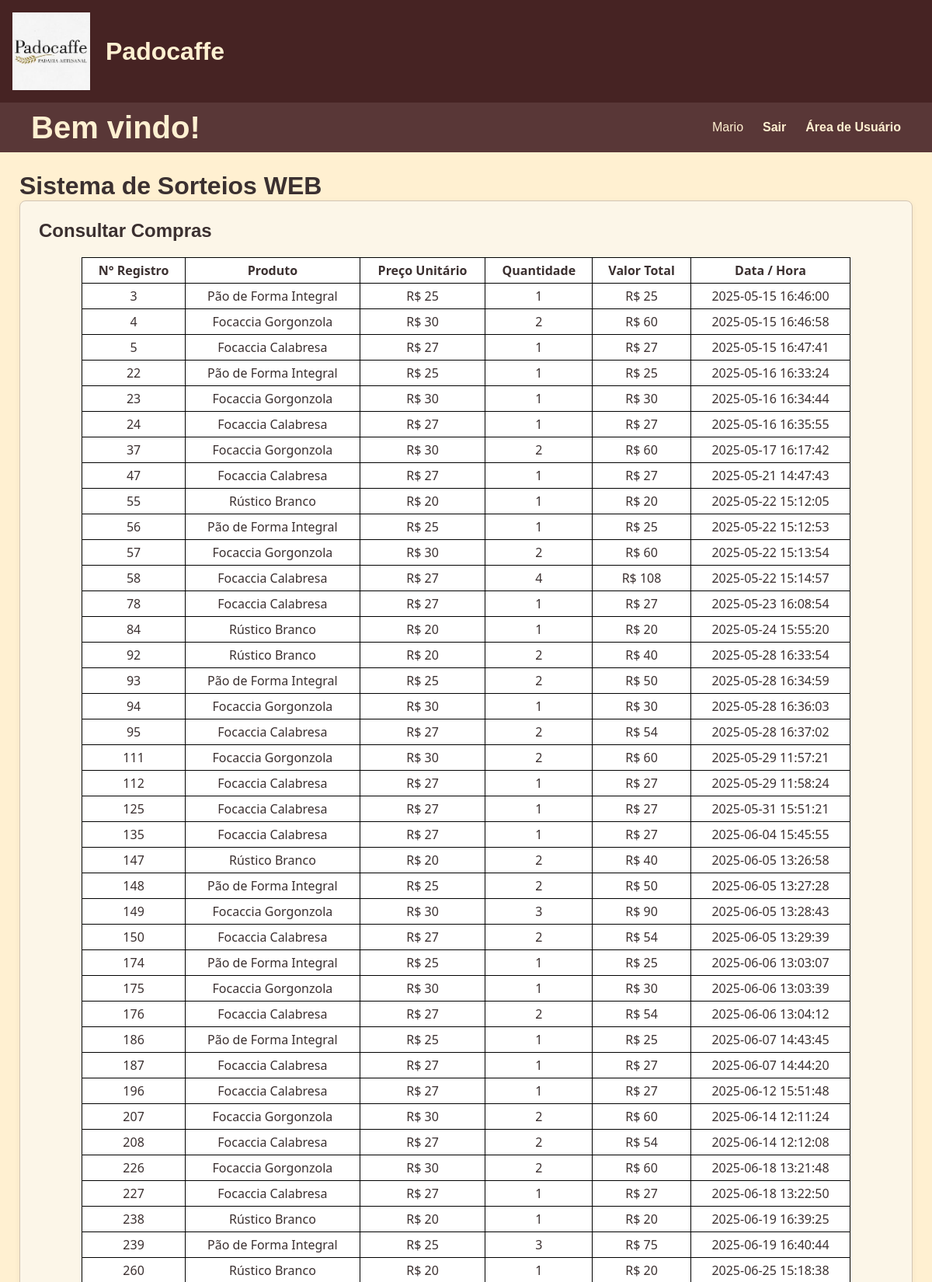
The page /consultar_compras (signed in, upper part) on the database its author committed.
### tables this page shows
CREATE TABLE usuario (
  id_usuario INTEGER PRIMARY KEY AUTOINCREMENT,
  username TEXT UNIQUE NOT NULL,
  password TEXT NOT NULL,
  CPF INTEGER NOT NULL,
  celular INTEGER NOT NULL
);

CREATE TABLE venda (
  id_venda INTEGER PRIMARY KEY AUTOINCREMENT,
  data_venda TIMESTAMP NOT NULL,
  id_usuario INTEGER NOT NULL,
  id_produto INTEGER NOT NULL,
  preco_venda DECIMAL(10,2) NOT NULL,
  desconto_unitario DECIMAL(10,2) DEFAULT 0,
  quantidade_vendida INTEGER NOT NULL,
  FOREIGN KEY (id_usuario) REFERENCES usuario(id_usuario),
  FOREIGN KEY (id_produto) REFERENCES produto(id_produto)
);

CREATE TABLE produto (
  id_produto INTEGER PRIMARY KEY AUTOINCREMENT,
  nome TEXT UNIQUE NOT NULL,
  preco_atual DECIMAL(10,2) NOT NULL,
  ativo BOOLEAN DEFAULT 1
);

### flaskr/usuario.py (the view)
@bp.route('/consultar_compras')
@usuario_required
def consultar_compras():
    id_usuario = session["user_id"]
    db = get_db()
    compras = db.execute(
        'SELECT ' +
        ' venda.id_venda AS id_venda, ' +
        ' venda.id_usuario AS id_usuario, ' +
        ' venda.preco_venda AS preco, ' +
        ' venda.quantidade_vendida AS quantidade, ' +
        ' venda.data_venda AS data, ' +
        ' produto.nome AS produto ' +
        ' FROM venda ' +
        ' INNER JOIN produto ON venda.id_produto = produto.id_produto '+
         ' WHERE id_usuario = ?', (id_usuario,)
    ).fetchall()
    if compras:
        return render_template('usuario/consultar_compras.html',compra_encontrada=True,compras=compras)
    else:
        return render_template('usuario/consultar_compras.html',compra_encontrada=False)

### flaskr/auth.py (called while the page is built, shortened)
@bp.before_app_request
def load_logged_in_user():
    user_id = session.get("user_id")
    auth_type = session.get("auth_type")
    if user_id is None:
        g.admin = None
        g.usuario = None
    elif auth_type == "usuario":
        db = get_db()
        g.usuario = db.execute(
            "SELECT id_usuario, username, password FROM usuario WHERE id_usuario = ?",
            (user_id,)
        ).fetchone()
        g.admin = None

def usuario_required(view):
    @functools.wraps(view)
    def wrapped_view(**kwargs):
        if g.usuario is None:
            return redirect(url_for("auth.login_usuario"))
        return view(**kwargs)
    return wrapped_view

### flaskr/db.py (called while the page is built)
def get_db():
    if 'db' not in g:
        g.db = sqlite3.connect(DB_PATH)
        g.db.row_factory = sqlite3.Row
    return g.db

### flaskr/templates/usuario/consultar_compras.html (shortened to what this page needs)
{% extends 'base.html' %}
{% block content %}
    <h2 style="margin-bottom: 20px;">Consultar Compras</h2>
    <div>
        {% if compra_encontrada %}
        <table>
            <tr>
                <th>N° Registro </th>
                <th>Produto </th>
                <th>Preço Unitário</th>
                <th>Quantidade </th>
                <th>Valor Total</th>
                <th>Data / Hora </th>
            </tr>
            {% for compra in compras %}
                <tr>
                    <td>{{compra.id_venda}}</td>
                    <td>{{compra.produto}}</td>
                    <td>R$ {{compra.preco}}</td>
                    <td>{{compra.quantidade}}</td>
                    <td>R$ {{compra.quantidade * compra.preco}}</td>
                    <td>{{compra.data}}</td>
                </tr>
            {% endfor %}
        </table>
        {% else %}
        <p style="margin: 10px;">Você ainda não fez nenhuma compra</p>
        {% endif %}
    </div>
{% endblock %}

### flaskr/templates/base.html (shortened to what this page needs)
<!doctype html>
<html lang="pt-br">
  <head>
    <link rel="stylesheet" href="{{ url_for('static', filename='style.css') }}">
  </head>
  <body>
    <header class="main-header">
        <img src="{{ url_for('static', filename='img/padocaffe imagem.jpeg') }}" alt="Logomarca da Empresa Padocaffe" style="height: 100px;">
        <h1>Padocaffe</h1>
    </header>
    <nav class="navbar">
      <h1>Bem vindo!</h1>
      <ul>
        {% if g.admin %}
            <li><span>{{ g.admin['username'] }}</span></li>
            <li><a class="navbar-item" href="{{ url_for('auth.logout_admin') }}">Sair</a></li>
            <li><a class="navbar-item" href="{{ url_for('admin.index_admin') }}">Área de Administrador</a></li>
        {% else %}
          {% if g.usuario %}
            <li><span>{{ g.usuario['username'] }}</span></li>
            <li><a class="navbar-item" href="{{ url_for('auth.logout_usuario') }}">Sair</a></li>
            <li><a class="navbar-item" href="{{ url_for('usuario.index_usuario') }}">Área de Usuário</a></li>
          {% else %}
            <li><a class="navbar-item" href="{{ url_for('auth.login_admin') }}">Área de Administrador</a></li>
            <li><a class="navbar-item" href="{{ url_for('auth.index') }}">Voltar ao Início</a></li>
          {% endif %}
        {% endif %}
      </ul>
    </nav>
    <main>
      <div style="display: flex; align-items: center; gap: 12px;">
        <h1 style="margin: 0;">Sistema de Sorteios WEB</h1>
      </div>
      <section class="content">
      {% block content %}{% endblock %}
      </section>
    </main>
  </body>
</html>

### flaskr/static/style.css (style rules this page uses)
* { margin: 0; padding: 0; box-sizing: border-box; }
body { background-color: #FFF0D1; color: #3B3030; font-family: Arial, Helvetica, sans-serif; }
a { color: #664343; text-decoration: none; }
.main-header { background-color: #462323; padding: 1rem; display: flex; align-items: center; gap: 20px; color: #FFF0D1; }
.navbar { width: 100%; height: 4rem; background-color: #593737; display: flex; justify-content: space-between; align-items: center; }
.navbar h1 { margin-left: 2.5rem; font-size: 2.5rem; color: #FFF0D1; }
.navbar ul { margin-right: 2.5rem; list-style: none; display: flex; align-items: center; gap: 25px; }
.navbar li { color: #FFF0D1; display: inline-flex; justify-content: space-evenly; }
.navbar-item { color: #FFF0D1; line-height: 50px; text-decoration: none; font-weight: bold; font-family: Arial, Helvetica, sans-serif; }
table { border: 1px solid black; margin: 10px auto; margin-bottom: 20px; width: 90%; background-color: white; color: #3B3030; border-collapse: collapse; font-family:'Segoe UI', Tahoma, Geneva, Verdana, sans-serif; }
td { border: 1px solid black; margin: 0px; padding: 5px 10px; background-color: white; text-align: center; }
th { border: 1px solid black; margin: 0px; padding: 5px 10px; background-color: #ffffff; text-align: center; }
main { padding: 25px; }
.content { background-color: #fcf6e8; padding: 1.5rem; border: 1px solid #d3c5b4; border-radius: 8px; box-shadow: 0 2px 8px rgba(0,0,0,0.05); }
.content:last-child { margin-bottom: 0; }

### rows shown on the page
usuario: usuario.username "Mario"
venda: id_venda "3", produto "Pão de Forma Integral", preco "25", quantidade "1", compra.quantidade*compra.preco "25", data "2025-05-15 16:46:00"
venda: id_venda "4", produto "Focaccia Gorgonzola", preco "30", quantidade "2", compra.quantidade*compra.preco "60", data "2025-05-15 16:46:58"
venda: id_venda "5", produto "Focaccia Calabresa", preco "27", quantidade "1", compra.quantidade*compra.preco "27", data "2025-05-15 16:47:41"
venda: id_venda "22", produto "Pão de Forma Integral", preco "25", quantidade "1", compra.quantidade*compra.preco "25", data "2025-05-16 16:33:24"
venda: id_venda "23", produto "Focaccia Gorgonzola", preco "30", quantidade "1", compra.quantidade*compra.preco "30", data "2025-05-16 16:34:44"
venda: id_venda "24", produto "Focaccia Calabresa", preco "27", quantidade "1", compra.quantidade*compra.preco "27", data "2025-05-16 16:35:55"
venda: id_venda "37", produto "Focaccia Gorgonzola", preco "30", quantidade "2", compra.quantidade*compra.preco "60", data "2025-05-17 16:17:42"
venda: id_venda "47", produto "Focaccia Calabresa", preco "27", quantidade "1", compra.quantidade*compra.preco "27", data "2025-05-21 14:47:43"
venda: id_venda "55", produto "Rústico Branco", preco "20", quantidade "1", compra.quantidade*compra.preco "20", data "2025-05-22 15:12:05"
venda: id_venda "56", produto "Pão de Forma Integral", preco "25", quantidade "1", compra.quantidade*compra.preco "25", data "2025-05-22 15:12:53"
venda: id_venda "57", produto "Focaccia Gorgonzola", preco "30", quantidade "2", compra.quantidade*compra.preco "60", data "2025-05-22 15:13:54"
venda: id_venda "58", produto "Focaccia Calabresa", preco "27", quantidade "4", compra.quantidade*compra.preco "108", data "2025-05-22 15:14:57"
venda: id_venda "78", produto "Focaccia Calabresa", preco "27", quantidade "1", compra.quantidade*compra.preco "27", data "2025-05-23 16:08:54"
venda: id_venda "84", produto "Rústico Branco", preco "20", quantidade "1", compra.quantidade*compra.preco "20", data "2025-05-24 15:55:20"
venda: id_venda "92", produto "Rústico Branco", preco "20", quantidade "2", compra.quantidade*compra.preco "40", data "2025-05-28 16:33:54"
venda: id_venda "93", produto "Pão de Forma Integral", preco "25", quantidade "2", compra.quantidade*compra.preco "50", data "2025-05-28 16:34:59"
venda: id_venda "94", produto "Focaccia Gorgonzola", preco "30", quantidade "1", compra.quantidade*compra.preco "30", data "2025-05-28 16:36:03"
venda: id_venda "95", produto "Focaccia Calabresa", preco "27", quantidade "2", compra.quantidade*compra.preco "54", data "2025-05-28 16:37:02"
venda: id_venda "111", produto "Focaccia Gorgonzola", preco "30", quantidade "2", compra.quantidade*compra.preco "60", data "2025-05-29 11:57:21"
venda: id_venda "112", produto "Focaccia Calabresa", preco "27", quantidade "1", compra.quantidade*compra.preco "27", data "2025-05-29 11:58:24"
venda: id_venda "125", produto "Focaccia Calabresa", preco "27", quantidade "1", compra.quantidade*compra.preco "27", data "2025-05-31 15:51:21"
venda: id_venda "135", produto "Focaccia Calabresa", preco "27", quantidade "1", compra.quantidade*compra.preco "27", data "2025-06-04 15:45:55"
venda: id_venda "147", produto "Rústico Branco", preco "20", quantidade "2", compra.quantidade*compra.preco "40", data "2025-06-05 13:26:58"
venda: id_venda "148", produto "Pão de Forma Integral", preco "25", quantidade "2", compra.quantidade*compra.preco "50", data "2025-06-05 13:27:28"
venda: id_venda "149", produto "Focaccia Gorgonzola", preco "30", quantidade "3", compra.quantidade*compra.preco "90", data "2025-06-05 13:28:43"
venda: id_venda "150", produto "Focaccia Calabresa", preco "27", quantidade "2", compra.quantidade*compra.preco "54", data "2025-06-05 13:29:39"
venda: id_venda "174", produto "Pão de Forma Integral", preco "25", quantidade "1", compra.quantidade*compra.preco "25", data "2025-06-06 13:03:07"
venda: id_venda "175", produto "Focaccia Gorgonzola", preco "30", quantidade "1", compra.quantidade*compra.preco "30", data "2025-06-06 13:03:39"
venda: id_venda "176", produto "Focaccia Calabresa", preco "27", quantidade "2", compra.quantidade*compra.preco "54", data "2025-06-06 13:04:12"
venda: id_venda "186", produto "Pão de Forma Integral", preco "25", quantidade "1", compra.quantidade*compra.preco "25", data "2025-06-07 14:43:45"
venda: id_venda "187", produto "Focaccia Calabresa", preco "27", quantidade "1", compra.quantidade*compra.preco "27", data "2025-06-07 14:44:20"
venda: id_venda "196", produto "Focaccia Calabresa", preco "27", quantidade "1", compra.quantidade*compra.preco "27", data "2025-06-12 15:51:48"
venda: id_venda "207", produto "Focaccia Gorgonzola", preco "30", quantidade "2", compra.quantidade*compra.preco "60", data "2025-06-14 12:11:24"
venda: id_venda "208", produto "Focaccia Calabresa", preco "27", quantidade "2", compra.quantidade*compra.preco "54", data "2025-06-14 12:12:08"
venda: id_venda "226", produto "Focaccia Gorgonzola", preco "30", quantidade "2", compra.quantidade*compra.preco "60", data "2025-06-18 13:21:48"
venda: id_venda "227", produto "Focaccia Calabresa", preco "27", quantidade "1", compra.quantidade*compra.preco "27", data "2025-06-18 13:22:50"
venda: id_venda "238", produto "Rústico Branco", preco "20", quantidade "1", compra.quantidade*compra.preco "20", data "2025-06-19 16:39:25"
venda: id_venda "239", produto "Pão de Forma Integral", preco "25", quantidade "3", compra.quantidade*compra.preco "75", data "2025-06-19 16:40:44"
venda: id_venda "260", produto "Rústico Branco", preco "20", quantidade "1", compra.quantidade*compra.preco "20", data "2025-06-25 15:18:38"
